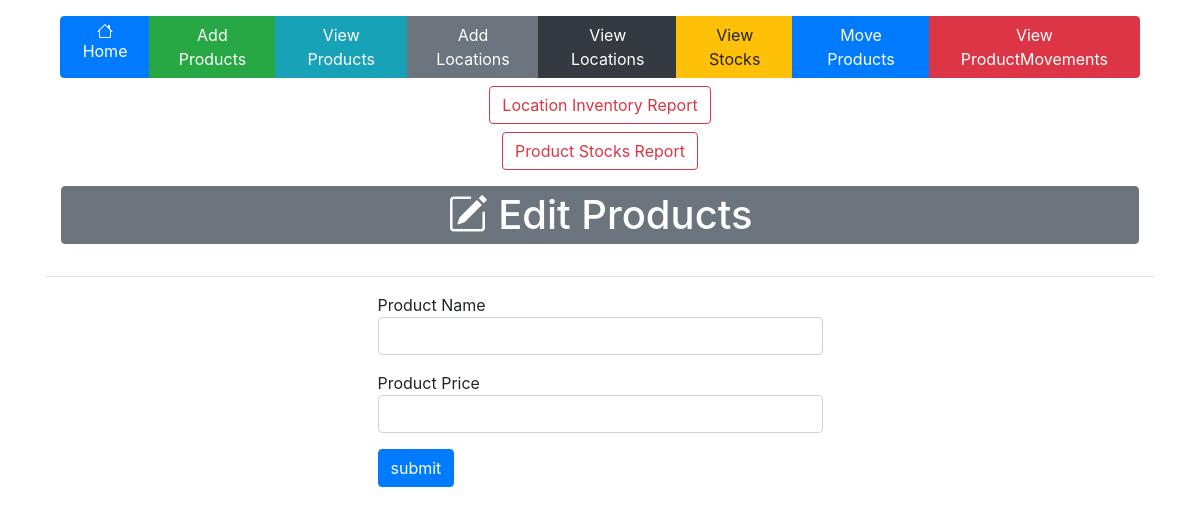
Before: /edit_products/1007 with the older database file.
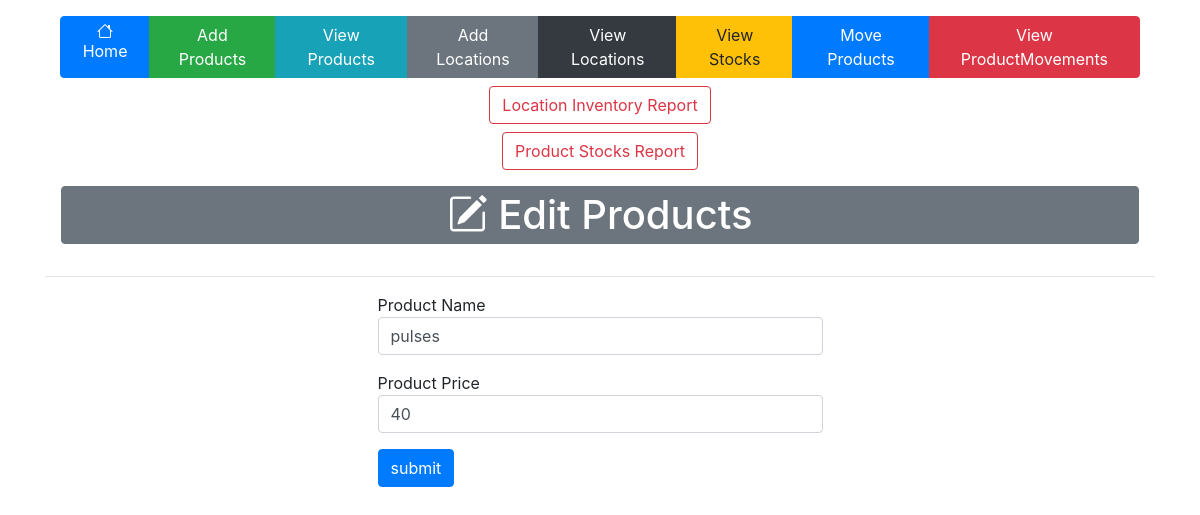
After: the same page with the newer database file.
### tables this page shows
CREATE TABLE "products" (
	"P_ID"	INTEGER,
	"P_NAME"	TEXT,
	"PRICE"	INTEGER,
	PRIMARY KEY("P_ID" AUTOINCREMENT)
);

### app.py (the view, shortened to what this page needs)
@app.route('/edit_products/<string:pid>',methods=['POST','GET'])
def edit_products(pid):
    con=sql.connect("inventory.db")
    con.row_factory=sql.Row
    cur=con.cursor()
    cur.execute("select * from products where P_ID=?",(pid,))
    data=cur.fetchone()
    return render_template("edit_products.html",datas=data)

### templates/edit_products.html
{% extends 'layout.html' %}
{% block body %}
<div class="d-flex justify-content-between align-items-center mb-3">
    <div class="flex-grow-1 text-center">
        <h1 class="border border-secondary m-3 p-1 bg-secondary text-white rounded bolder"><i class="bi bi-pencil-square"></i> Edit Products</h1>
    </div>
</div>
    <hr>
    <div class="row">
        <div class="col-5 mx-auto">
            <form method="post" action='{{url_for("edit_products",pid=datas.P_ID)}}'>
                <div class="form-group">
                    <lable>Product Name</lable>
                    <input type="text" name="pname" required class="form-control" value="{{datas.P_NAME}}">
                </div>
                <div class="form-group">
                    <lable>Product Price</lable>
                    <input type="text" name="price" required class="form-control" value="{{datas.PRICE}}">
                </div>
                <input type="submit" value="submit" class="btn btn-primary">
            </form>
        </div>
    </div>
{% endblock %}

Changed rows visible on the page:
added products: pname "pulses", price "40"
